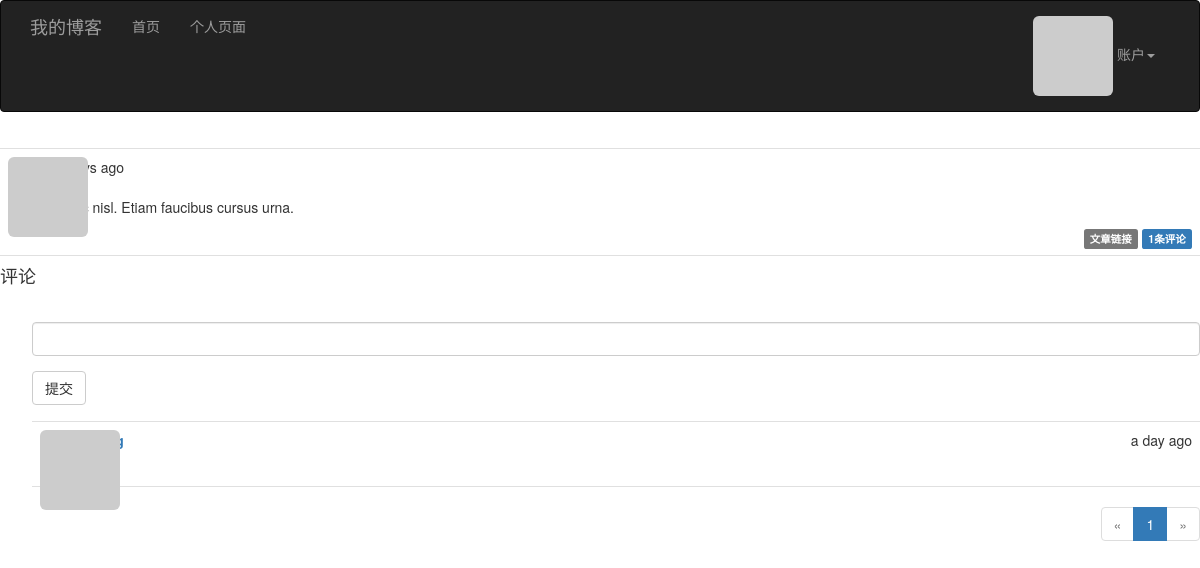
Screenshot of /post/176 (signed in) with the database file from the repository.
### app/models.py (models this page shows, shortened)
class Post(db.Model):
    __tablename__ = 'posts'
    id = db.Column(db.Integer, primary_key=True)
    body = db.Column(db.Text)
    body_html = db.Column(db.Text)
    timestamp = db.Column(db.DateTime, index=True, default=datetime.utcnow)
    author_id = db.Column(db.Integer, db.ForeignKey('users.id'))
    comments = db.relationship('Comment', backref='post', lazy='dynamic')

class Comment(db.Model):
    __tablename__ = 'comments'
    id = db.Column(db.Integer, primary_key=True)
    body = db.Column(db.Text)
    body_html = db.Column(db.Text)
    timestamp = db.Column(db.DateTime, index=True, default=datetime.utcnow)
    disable = db.Column(db.Boolean)
    author_id = db.Column(db.Integer, db.ForeignKey('users.id'))
    post_id = db.Column(db.Integer, db.ForeignKey('posts.id'))

### app/main/views.py (the view, shortened to what this page needs)
@main.route('/post/<int:id>', methods=['GET', 'POST'])
def post(id):
    post = Post.query.get_or_404(id)
    form = CommentForm()
    page = request.args.get('page', 1, type=int)
    if page == -1:
        page = (post.comments.count() - 1)/ \
            current_app.config['BLOG_COMMENTS_PER_PAGE'] + 1
    pagination = post.comments.order_by(Comment.timestamp.asc()).paginate(
            page, per_page=current_app.config['BLOG_COMMENTS_PER_PAGE'],
            error_out=False)
    comments = pagination.items
    return render_template('post.html', posts=[post], form=form,
                           comments=comments, pagination=pagination)

### app/main/forms.py
class CommentForm(FlaskForm):
    body = StringField('', validators=[Required()])
    submit = SubmitField("提交")

### app/auth/views.py (called while the page is built)
@auth.before_app_request
def before_request():
    if current_user.is_authenticated:
        current_user.ping()
        if not current_user.confirmed \
            and request.endpoint \
            and request.endpoint[:5] != 'auth.' \
            and request.endpoint != 'static':
            return redirect(url_for('auth.unconfirmed'))

### app/main/__init__.py (called while the page is built)
@main.app_context_processor
def inject_permission():
    return dict(Permission=Permission)

### app/main/views.py (called while the page is built)
@main.after_app_request
def after_request(response):
    for query in get_debug_queries():
        if query.duration >= current_app.config['BLOG_SLOW_DB_QUERY_TIME']:
            current_app.logger.warning(
                'Slow query:%s\nParameters: %s\nDuration: %fs\nContext:%s\n'
                %(query.statement, query.parameters, query.duration,
                  query.context))
    return response

### app/models.py (called while the page is built)
@login_manager.user_loader
def load_user(user_id):
    return User.query.get(int(user_id))

    def ping(self):
        self.last_seen = datetime.utcnow()
        db.session.add(self)

    def gravatar(self, size=100, default='identicon', rating='g'):
        if request.is_secure:
            url = 'https://secure.gravatar.com/avatar'
        else:
            url = 'http://www.gravatar.com/avatar'
        hash = self.avatar_hash or hashlib.md5(
            self.email.encode('utf-8')).hexdigest()
        return '{url}/{hash}?s={size}&d={default}&r={rating}'.format(
            url=url, hash=hash, size=size, default=default, rating=rating)

    def can(self, permissions):
        return self.role is not None and (self.role.permissions & permissions) == permissions

    def is_administrator(self):
        return self.can(Permission.ADMINISTER)

### app/templates/post.html (shortened to what this page needs)
{% extends "base.html" %}
{%  import "bootstrap/wtf.html" as wtf %}
{% import "_macros.html" as macros %}
{% block page_content %}
{% include '_posts.html' %}
<h4 id="comments">评论</h4>
{% if current_user.can(Permission.COMMENT) %}
<div class="comment-form">
    {{ wtf.quick_form(form) }}
</div>
{% endif %}
{% include '_comments.html' %}
{% if pagination %}
<div class="pagination">
    {{ macros.pagination_widget(pagination, '.post',
            fragment='#comments', id = posts[0].id) }}
</div>
{% endif %}
{% endblock %}

### app/templates/_posts.html (shortened to what this page needs)
<ul class="posts">
    {% for post in posts %}
    <li class="post">
        <div class="profile-thumbnail">
            <a href="{{ url_for('.user', username=post.author.username) }}">
                <img class="img-rounded profile-thumbnail" src="{{ post.author.gravatar(size=40) }}">
            </a>
        </div>
        <div class="post-content">
            <div class="post-data">{{ moment(post.timestamp).fromNow() }}</div>
            <div class="post-author">
                <a href="{{ url_for('.user', username=post.author.username) }}">
                </a>
            </div>
            <div class="post-body">
                {% if post.body_html %}
                    {{ post.body_html | safe }}
                {% else %}
                    {{ post.body }}
                {% endif %}
            </div>
            <div class="post-footer">
                <a href="{{ url_for('.post', id=post.id) }}">
                    <span class="label label-default">文章链接</span>
                </a>
                <a href="{{ url_for('.post', id=post.id) }}#commnets">
                    <span class="label label-primary">
                        {{ post.comments.count() }}条评论
                    </span>
                </a>
            </div>
        </div>
    </li>
    {% endfor %}
</ul>

### app/templates/_comments.html (shortened to what this page needs)
<ul class="comments">
    {% for comment in comments %}
    <li class="comment">
        <div class="comment-thumbnail">
            <a href="{{ url_for('.user', username=comment.author.username) }}">
                <img class="img-rounded profile-thumbnail" src="{{ comment.author.gravatar(size=40) }}">
            </a>
        </div>
        <div class="comment-content">
            <div class="comment-date">{{ moment(comment.timestamp).fromNow() }}</div>
            <div class="comment-author"><a href="{{ url_for('.user', username=comment.author.username) }}">
            </a> </div>
            <div class="comment-body">
            </div>
        </div>
    </li>
    {% endfor %}
</ul>

### app/static/styles.css (style rules this page uses)
.profile-thumbnail { position: absolute; }
ul.posts { list-style-type: none; padding: 0px; margin: 16px 0px 0px 0px; border-top: 1px solid #e0e0e0; }
ul.posts li.post { padding: 8px; border-bottom: 1px solid #e0e0e0; }
div.post-author { font-weight: bold; }
div.post-content { margin-left: 48px; min-height: 48px; }
div.post-footer { text-align: right; }
ul.comments { list-style-type: none; padding: 0px; margin: 16px 0px 0px 0px; }
ul.comments li.comment { margin-left: 32px; padding: 8px; border-bottom: 1px solid #e0e0e0; }
ul.comments li.comment:nth-child(1) { border-top: 1px solid #e0e0e0; }
div.comment-date { float: right; }
div.comment-author { font-weight: bold; }
div.comment-thumbnail { position: absolute; }
div.comment-content { margin-left: 48px; min-height: 48px; }
div.comment-form { margin: 16px 0px 16px 32px; }
div.pagination { width: 100%; text-align: right; padding: 0px; margin: 0px; }

### rows the page displays
Post: timestamp "3 days ago", body_html "Nunc nisl. Etiam faucibus cursus urna.", comments.count "1"
Comment: timestamp "a day ago"

### other values shown
{{ p }} "1"
